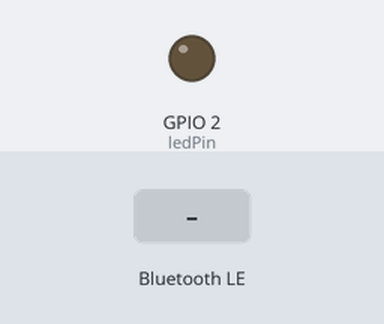
A sketch run on a simulated ESP32. On the bench: output pins drawn as LEDs (lit = HIGH). The test bench sets the inputs (shaded band). Nothing arrives over Bluetooth unless stated; a phone connects over Bluetooth LE 3 s after start; what the sketch prints to the serial monitor is not drawn.

Above: at 1.2 s.
1.3 s: Bluetooth LE write "1" received
At 1.9 s:
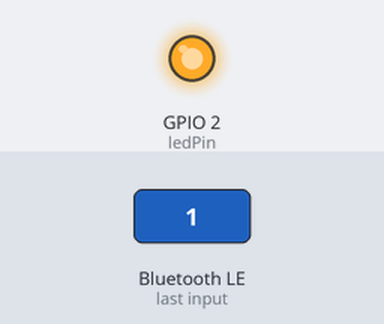
2.8 s: Bluetooth LE write "0" received
At 4.2 s:
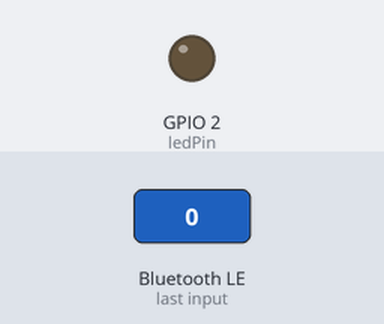
Timing chart, 0 to 5.8 s (numbered marks = the images above; inputs shaded):
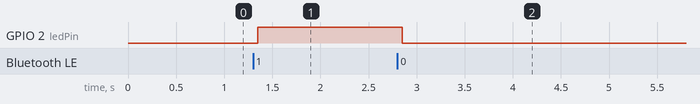

The sketch:

BLE.ino
```cpp
#include <BLEDevice.h>
#include <BLEServer.h>
#include <BLEUtils.h>
#include <BLE2902.h>

// Định nghĩa UUID cho Service và Characteristic
#define SERVICE_UUID           "4fafc201-1fb5-459e-8fcc-c5c9c331914b"
#define CHARACTERISTIC_UUID_RX "beb5483e-36e1-4688-b7f5-ea07361b26a8"

// Biến toàn cục
BLECharacteristic *pCharacteristic;
bool deviceConnected = false;
const int ledPin = 2; // Chân GPIO của đèn LED tích hợp

// Lớp callback để xử lý sự kiện kết nối và ngắt kết nối
class MyServerCallbacks: public BLEServerCallbacks {
    void onConnect(BLEServer* pServer) {
      deviceConnected = true;
      Serial.println("Thiết bị đã kết nối");
    }

    void onDisconnect(BLEServer* pServer) {
      deviceConnected = false;
      Serial.println("Thiết bị đã ngắt kết nối");
      pServer->getAdvertising()->start(); // Khởi động lại quảng bá để có thể kết nối lại
    }
};

// Lớp callback để xử lý sự kiện ghi dữ liệu vào Characteristic
class MyCharacteristicCallbacks: public BLECharacteristicCallbacks {
    void onWrite(BLECharacteristic *pCharacteristic) {
      // ĐÃ SỬA LỖI TẠI ĐÂY
      String rxValue = pCharacteristic->getValue();

      if (rxValue.length() > 0) {
        Serial.print("Đã nhận giá trị: ");
        Serial.println(rxValue);

        // Điều khiển đèn LED dựa trên dữ liệu nhận được
        if (rxValue == "1") {
          digitalWrite(ledPin, HIGH);
          Serial.println("Bật đèn LED");
        }
        else if (rxValue == "0") {
          digitalWrite(ledPin, LOW);
          Serial.println("Tắt đèn LED");
        }
      }
    }
};


void setup() {
  Serial.begin(115200);
  pinMode(ledPin, OUTPUT);

  // 1. Khởi tạo thiết bị BLE và đặt tên
  BLEDevice::init("ESP32_LED_Control");

  // 2. Tạo một BLE Server
  BLEServer *pServer = BLEDevice::createServer();
  pServer->setCallbacks(new MyServerCallbacks());

  // 3. Tạo một BLE Service
  BLEService *pService = pServer->createService(SERVICE_UUID);

  // 4. Tạo một BLE Characteristic
  pCharacteristic = pService->createCharacteristic(
                      CHARACTERISTIC_UUID_RX,
                      BLECharacteristic::PROPERTY_WRITE
                    );

  // Gán callback cho Characteristic
  pCharacteristic->setCallbacks(new MyCharacteristicCallbacks());

  // 5. Bắt đầu Service
  pService->start();

  // 6. Bắt đầu quảng bá (advertising) để các thiết bị khác có thể tìm thấy
  BLEAdvertising *pAdvertising = pServer->getAdvertising();
  pAdvertising->start();

  Serial.println("ESP32 đã sẵn sàng quảng bá BLE...");
}

void loop() {
  delay(2000);
}
```

Measured:
- after the input at 1.3 s, GPIO 2 (ledPin): LOW → HIGH after 0.05 s
- after the input at 2.8 s, GPIO 2 (ledPin): HIGH → LOW after 0.05 s
